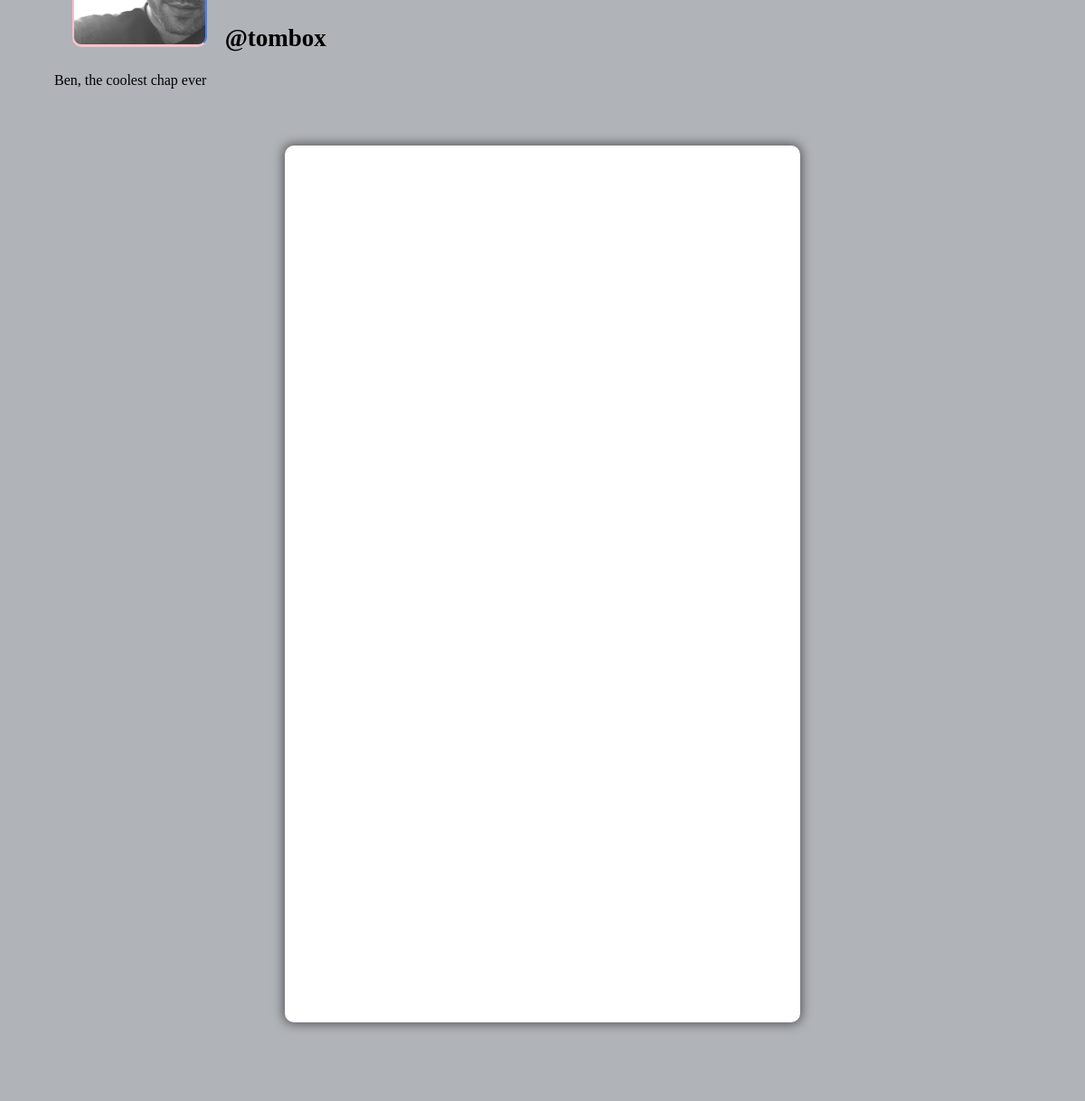
Page /profile/tombox (signed in) on the earlier database version.
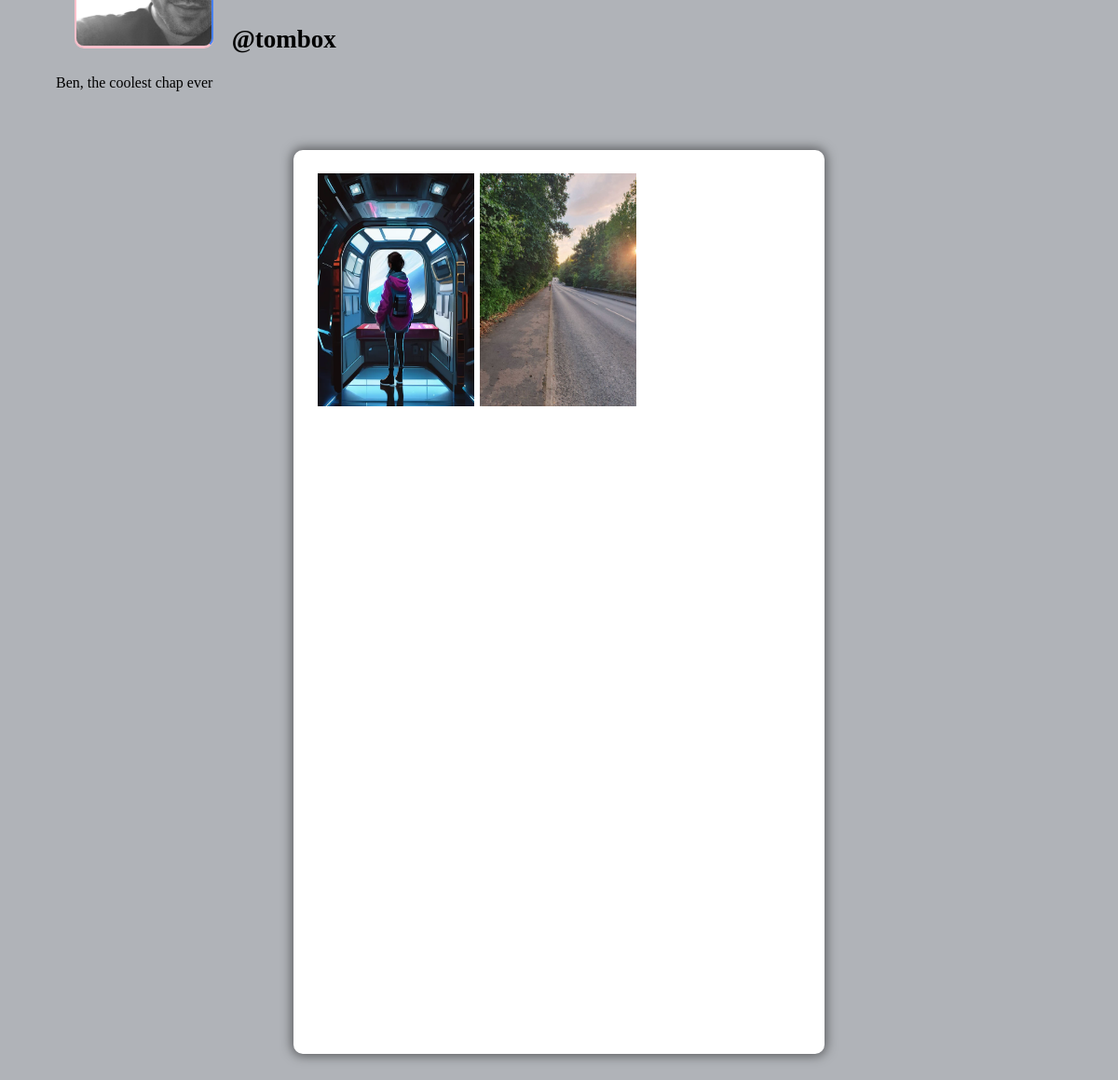
Same page on the later database version.
### core/models.py (models this page shows, shortened)
class Profile(models.Model):
    user = models.ForeignKey(User, on_delete=models.CASCADE)
    id_user = models.IntegerField()
    bio = models.TextField(blank=True)
    profileimg = models.ImageField(upload_to='profile_images', default='blank-profile-picture.png')
    location = models.CharField(max_length=100, blank=True)

class Post(models.Model):
    id = ULIDField(primary_key=True)
    user = models.CharField(max_length=100)
    img = models.ImageField(upload_to='post_images')
    caption = models.TextField()
    created_at = models.DateTimeField(default=datetime.now)
    no_of_likes = models.IntegerField(default=0)

### core/views.py (the view)
# urls.py: path('profile/<str:username>', views.profile, name='profile'),
@login_required(login_url='signin')
def profile(request, username):
    user_object = User.objects.get(username=username)
    user_profile = Profile.objects.get(user=user_object)
    user_posts = Post.objects.filter(user=username)
    follower = request.user.username
    user = username
    if FollowersCount.objects.filter(follower=follower, user=user).first():
        btn_txt = 'unfollow'
    else:
        btn_txt = 'Follow'
    user_followers = len(FollowersCount.objects.filter(user=username))
    user_followings = len(FollowersCount.objects.filter(follower=username))
    context = {
        'user_object': user_object,
        'user_profile': user_profile,
        'user_posts': user_posts,
        'user_post_count': len(user_posts),
        'btn_txt': btn_txt,
        'user_followers': user_followers,
        'user_followings': user_followings,
    }
    return render(request, 'profile.html', context)

### templates/profile.html (shortened to what this page needs)
{% load static %}
<!DOCTYPE html>
<html lang="en">
<head>
	<link rel="stylesheet" href="{% static 'css/main.min.css' %}">
	<link rel="stylesheet" href="{% static 'css/style.css' %}">
	<link rel="stylesheet" href="{% static 'css/color.css' %}">
	<link rel="stylesheet" href="{% static 'css/responsive.css' %}">
</head>
<body>
	<section>
		<div class="feature-photo">
			<figure><img src="{% static 'images/resources/timeline-1.jpg' %}" alt=""></figure>
			<div class="container-fluid">
				<div class="row merged">
					<div class="col-lg-2 col-sm-3">
						<div class="user-avatar">
							<figure>
								<img src="{{user_profile.profileimg.url}}" style="width: 100%;" alt="">
							</figure>
						</div>
					</div>
					<div class="col-lg-4 col-sm-2">
						<div class="timeline-info">
							<ul>
								<li class="admin-name">
									<h5 style="color: black;white-space: nowrap; width: 110px; font-size: 27px;">
										<b>@{{user_profile.user.username}}</b>
									</h5>
								</li>
							</ul>
						</div>
					</div>
				</div>
			</div>
		</div>
	</section>
	<section>
		<div class="bio">
			{{user_profile.bio}}
		</div>
	</section>
	<section>
		<div class="gap gray-bg">
			<div class="container-fluid">
				<div class="row">
					<div class="col-lg-12">
						<div class="row" id="page-contents">
							<div class="col-lg-3">
								<aside class="sidebar static">
								</aside>
							</div>
							<div class="col-lg-6">
								<div class="central-meta">
									<ul class="photos">
										{% for post in user_posts %}
										<li>
											<a class="strip" href="{{post.img.url}}" title="" data-strip-group="mygroup"
												data-strip-group-options="loop: false">
												<img src="{{post.img.url}}" style="height: 250px; width: 300px;"
													alt=""></a>
										</li>
										{% endfor %}
									</ul>
								</div>
							</div>
							<div class="col-lg-3">
								<aside class="sidebar static">
								</aside>
							</div>
						</div>
					</div>
				</div>
			</div>
		</div>
	</section>
</body>
</html>

### static/css/responsive.css (style rules this page uses)
@media screen and (max-width: 1281px) and (min-width: 1024px) { .photos > li { min-width: 32.2%; width: 32.2%; } }
@media screen and (max-width: 1281px) and (min-width: 1024px) { .timeline-info { line-height: 51px; } }
@media screen and (max-width: 1281px) and (min-width: 1024px) { .timeline-info .admin-name > h5 { font-size: 20px; } }
@media screen and (max-width: 1281px) and (min-width: 1024px) { .user-avatar { width: 80.2% } }

Differences in the rows shown:
added Post: img (picture)
added Post: img (picture)
